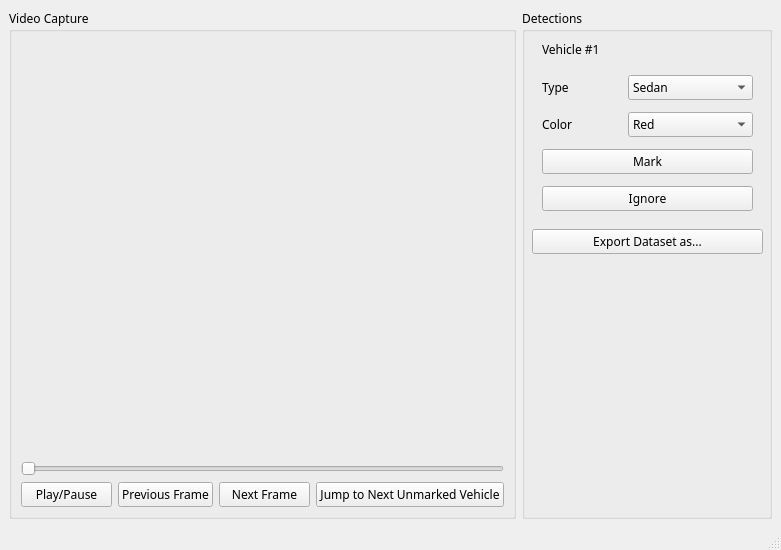
<?xml version="1.0" encoding="UTF-8"?>
<ui version="4.0">
 <class>MainWindow</class>
 <widget class="QMainWindow" name="MainWindow">
  <property name="geometry">
   <rect>
    <x>0</x>
    <y>0</y>
    <width>781</width>
    <height>550</height>
   </rect>
  </property>
  <property name="windowTitle">
   <string>Vehicle Detection Dataset Enhance</string>
  </property>
  <property name="toolTip">
   <string/>
  </property>
  <widget class="QWidget" name="centralwidget">
   <layout class="QGridLayout" name="gridLayout_3">
    <item row="0" column="0">
     <layout class="QGridLayout" name="gridLayout" rowstretch="0" columnstretch="0,0,0">
      <item row="0" column="0">
       <widget class="QGroupBox" name="groupBox_2">
        <property name="font">
         <font>
          <family>微软雅黑</family>
         </font>
        </property>
        <property name="title">
         <string>Video Capture</string>
        </property>
        <layout class="QGridLayout" name="gridLayout_2">
         <item row="0" column="0">
          <layout class="QVBoxLayout" name="verticalLayout" stretch="1,0,0">
           <item>
            <widget class="QLabel" name="videoLabel">
             <property name="text">
              <string/>
             </property>
            </widget>
           </item>
           <item>
            <widget class="QSlider" name="videoSlider">
             <property name="orientation">
              <enum>Qt::Horizontal</enum>
             </property>
            </widget>
           </item>
           <item>
            <layout class="QHBoxLayout" name="horizontalLayout" stretch="2,2,2,3">
             <property name="sizeConstraint">
              <enum>QLayout::SetDefaultConstraint</enum>
             </property>
             <item>
              <widget class="QPushButton" name="playButton">
               <property name="text">
                <string>Play/Pause</string>
               </property>
              </widget>
             </item>
             <item>
              <widget class="QPushButton" name="prevFrameButton">
               <property name="text">
                <string>Previous Frame</string>
               </property>
              </widget>
             </item>
             <item>
              <widget class="QPushButton" name="nextFrameButton">
               <property name="text">
                <string>Next Frame</string>
               </property>
              </widget>
             </item>
             <item>
              <widget class="QPushButton" name="jumpFrameButton">
               <property name="text">
                <string>Jump to Next Unmarked Vehicle</string>
               </property>
              </widget>
             </item>
            </layout>
           </item>
          </layout>
         </item>
        </layout>
       </widget>
      </item>
      <item row="0" column="2">
       <widget class="QGroupBox" name="groupBox">
        <property name="minimumSize">
         <size>
          <width>250</width>
          <height>0</height>
         </size>
        </property>
        <property name="maximumSize">
         <size>
          <width>250</width>
          <height>16777215</height>
         </size>
        </property>
        <property name="font">
         <font>
          <family>微软雅黑</family>
         </font>
        </property>
        <property name="title">
         <string>Detections</string>
        </property>
        <widget class="QLabel" name="identityLabel">
         <property name="geometry">
          <rect>
           <x>20</x>
           <y>30</y>
           <width>221</width>
           <height>21</height>
          </rect>
         </property>
         <property name="text">
          <string>Vehicle #1</string>
         </property>
        </widget>
        <widget class="QWidget" name="widget" native="true">
         <property name="geometry">
          <rect>
           <x>20</x>
           <y>60</y>
           <width>211</width>
           <height>151</height>
          </rect>
         </property>
         <layout class="QGridLayout" name="gridLayout_4" rowstretch="0,0,0,0">
          <item row="0" column="0">
           <layout class="QHBoxLayout" name="horizontalLayout_3">
            <item>
             <widget class="QLabel" name="label">
              <property name="text">
               <string>Type</string>
              </property>
             </widget>
            </item>
            <item>
             <widget class="QComboBox" name="typeComboBox">
              <property name="minimumSize">
               <size>
                <width>125</width>
                <height>0</height>
               </size>
              </property>
              <item>
               <property name="text">
                <string>Sedan</string>
               </property>
              </item>
              <item>
               <property name="text">
                <string>Hatchback</string>
               </property>
              </item>
              <item>
               <property name="text">
                <string>Suv</string>
               </property>
              </item>
              <item>
               <property name="text">
                <string>Taxi</string>
               </property>
              </item>
              <item>
               <property name="text">
                <string>Bus</string>
               </property>
              </item>
              <item>
               <property name="text">
                <string>Van</string>
               </property>
              </item>
              <item>
               <property name="text">
                <string>MiniVan</string>
               </property>
              </item>
              <item>
               <property name="text">
                <string>Truck-Box-Large</string>
               </property>
              </item>
              <item>
               <property name="text">
                <string>Truck-Box-Med</string>
               </property>
              </item>
              <item>
               <property name="text">
                <string>Truck-Util</string>
               </property>
              </item>
              <item>
               <property name="text">
                <string>Truck-Flatbed</string>
               </property>
              </item>
              <item>
               <property name="text">
                <string>Truck-Pickup</string>
               </property>
              </item>
              <item>
               <property name="text">
                <string>Police</string>
               </property>
              </item>
             </widget>
            </item>
           </layout>
          </item>
          <item row="2" column="0">
           <widget class="QPushButton" name="markButton">
            <property name="text">
             <string>Mark</string>
            </property>
           </widget>
          </item>
          <item row="3" column="0">
           <widget class="QPushButton" name="ignoreButton">
            <property name="text">
             <string>Ignore</string>
            </property>
           </widget>
          </item>
          <item row="1" column="0">
           <layout class="QHBoxLayout" name="horizontalLayout_2">
            <item>
             <widget class="QLabel" name="label_2">
              <property name="text">
               <string>Color</string>
              </property>
             </widget>
            </item>
            <item>
             <widget class="QComboBox" name="colorComboBox">
              <property name="minimumSize">
               <size>
                <width>125</width>
                <height>0</height>
               </size>
              </property>
              <item>
               <property name="text">
                <string>Red</string>
               </property>
              </item>
              <item>
               <property name="text">
                <string>Orange</string>
               </property>
              </item>
              <item>
               <property name="text">
                <string>Yellow</string>
               </property>
              </item>
              <item>
               <property name="text">
                <string>Green</string>
               </property>
              </item>
              <item>
               <property name="text">
                <string>Blue</string>
               </property>
              </item>
              <item>
               <property name="text">
                <string>Beige</string>
               </property>
              </item>
              <item>
               <property name="text">
                <string>Brown</string>
               </property>
              </item>
              <item>
               <property name="text">
                <string>White</string>
               </property>
              </item>
              <item>
               <property name="text">
                <string>Silver</string>
               </property>
              </item>
              <item>
               <property name="text">
                <string>Gray</string>
               </property>
              </item>
              <item>
               <property name="text">
                <string>Black</string>
               </property>
              </item>
              <item>
               <property name="text">
                <string>Multi</string>
               </property>
              </item>
             </widget>
            </item>
           </layout>
          </item>
         </layout>
        </widget>
        <widget class="QPushButton" name="exportButton">
         <property name="geometry">
          <rect>
           <x>10</x>
           <y>220</y>
           <width>231</width>
           <height>25</height>
          </rect>
         </property>
         <property name="text">
          <string>Export Dataset as...</string>
         </property>
        </widget>
       </widget>
      </item>
     </layout>
    </item>
   </layout>
  </widget>
  <widget class="QStatusBar" name="statusbar"/>
 </widget>
 <resources/>
 <connections/>
</ui>
